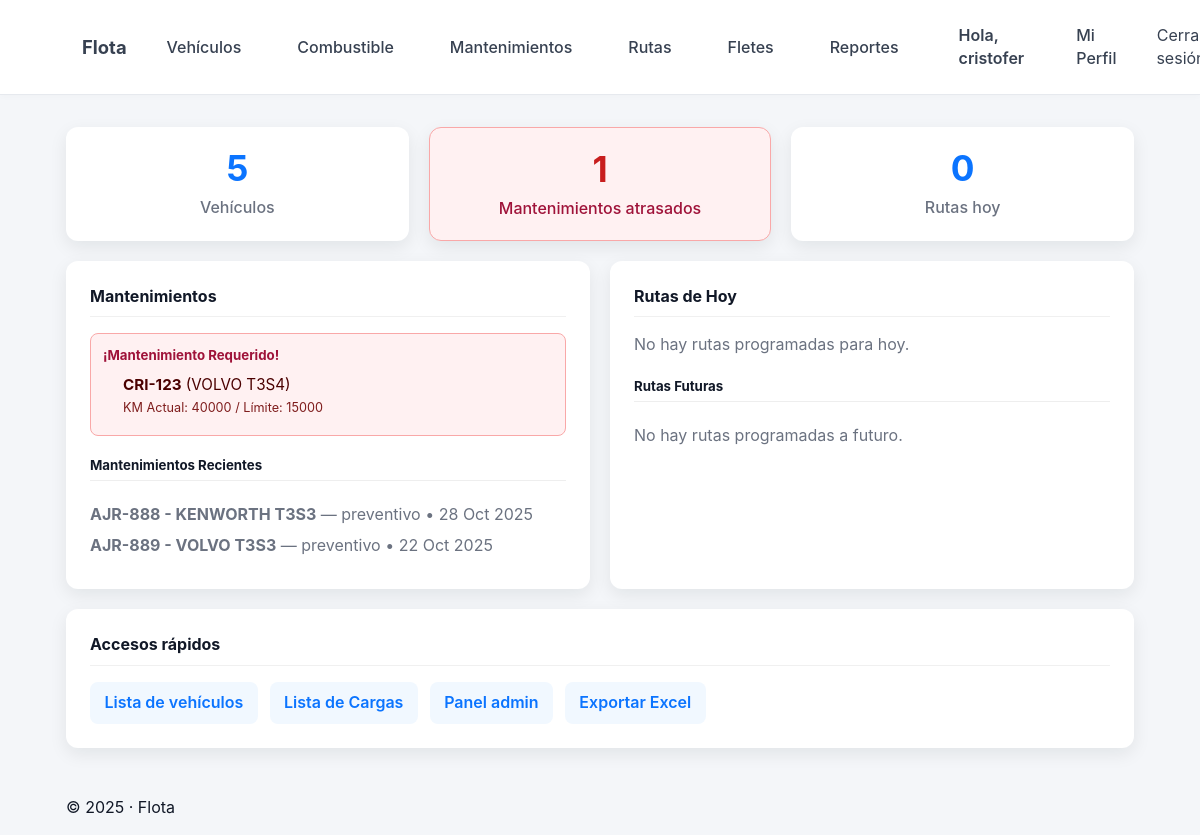
Page /dashboard/ (signed in) on the committed database.
### vehiculos/models.py (models this page shows, shortened)
class Vehiculo(models.Model):
    placa = models.CharField(max_length=50, unique=True)
    marca = models.CharField(max_length=50, blank=True, default='')
    modelo = models.CharField(max_length=50, blank=True, default='')
    anio = models.IntegerField(null=True, blank=True)
    combustible_tipo = models.CharField(max_length=30, blank=True, default='')
    kilometraje = models.IntegerField(default=0) # Odómetro actual
    activo = models.BooleanField(default=True)
    chofer_asignado = models.ForeignKey(
        'Perfil',
        null=True,
        blank=True,
        on_delete=models.SET_NULL,
        related_name='vehiculos'
    )
    km_para_mantenimiento = models.IntegerField(
        null=True, blank=True,
        default=5000,
        help_text="Intervalo de KM para el próximo mantenimiento (ej: 5000)"
    )
    km_proximo_mantenimiento = models.IntegerField(
        null=True, blank=True,
        default=5000,
        help_text="Odómetro del próximo mantenimiento (ej: 150000)"
    )
    mantenimiento_requerido = models.BooleanField(
        default=False,
        help_text="Marcar si el vehículo ha pasado su KM de mantenimiento"
    )
    def __str__(self):
        return f"{self.placa} - {self.marca} {self.modelo}"
    class Meta:
        indexes = [
            models.Index(fields=['chofer_asignado']),
        ]

class Mantenimiento(models.Model):
    TIPOS_CHOICES = [
        ('preventivo', 'Preventivo'),
        ('correctivo', 'Correctivo'),
        ('otros', 'Otros'),
    ]
    vehiculo = models.ForeignKey(Vehiculo, on_delete=models.CASCADE, related_name='mantenimientos')
    fecha = models.DateField(default=timezone.now)
    odometro = models.IntegerField(null=True, blank=True, help_text="El kilometraje del vehículo CUANDO se hizo el mantenimiento")
    titulo = models.CharField(max_length=200, default='Mantenimiento')
    tipo = models.CharField(max_length=50, choices=TIPOS_CHOICES, default='preventivo')
    notas = models.TextField(blank=True, default='')
    costo = models.DecimalField(max_digits=10, decimal_places=2, null=True, blank=True, default=0.00)
    realizado_por = models.CharField(max_length=200, blank=True, default='')
    resetea_odometro = models.BooleanField(default=True, help_text="Marcar si este mantenimiento resetea el contador de KM")
    items_usados = models.ManyToManyField(
        Inventario,
        through=DetalleMantenimiento, # Le decimos que use nuestro modelo "intermediario"
        related_name='mantenimientos_asociados'
    )

### vehiculos/views.py (the view)
# urls.py: path('', RedirectView.as_view(pattern_name='vehiculos:dashboard', permanent=False)),
@login_required
def dashboard(request):
    user = request.user; perfil = getattr(user, 'perfil', None); hoy = date.today()
    if user.is_staff:
        vehiculos_qs = Vehiculo.objects.all(); mantenimientos_qs = Mantenimiento.objects.all(); rutas_qs = Ruta.objects.all()
    elif perfil:
        vehiculos_qs = Vehiculo.objects.filter(chofer_asignado=perfil); mantenimientos_qs = Mantenimiento.objects.filter(vehiculo__in=vehiculos_qs); rutas_qs = Ruta.objects.filter(chofer=perfil)
    else: vehiculos_qs, mantenimientos_qs, rutas_qs = [qs.none() for qs in (Vehiculo.objects, Mantenimiento.objects, Ruta.objects)]
    try: vehiculos_count = vehiculos_qs.count()
    except Exception: vehiculos_count = 0
    try: ultimos_mantenimientos = mantenimientos_qs.select_related('vehiculo').order_by('-fecha')[:5]
    except Exception: ultimos_mantenimientos = []
    try:
        rutas_hoy_qs = rutas_qs.filter(fecha=hoy, status__in=[Ruta.STATUS_PROGRAMADA, Ruta.STATUS_EN_CURSO])
        rutas_hoy_count = rutas_hoy_qs.count()
        rutas_futuras = rutas_qs.filter(fecha__gt=hoy, status=Ruta.STATUS_PROGRAMADA).order_by('fecha')[:5]
    except Exception: rutas_hoy_qs, rutas_hoy_count, rutas_futuras = [], 0, []
    try:
        vehiculos_con_mantenimiento = vehiculos_qs.filter(mantenimiento_requerido=True)
        mantenimientos_pendientes = vehiculos_con_mantenimiento.count()
    except Exception: mantenimientos_pendientes, vehiculos_con_mantenimiento = 0, []
    context = {
        'user': user,
        'vehiculos_count': vehiculos_count,
        'ultimos_mantenimientos': ultimos_mantenimientos,
        'rutas_hoy': rutas_hoy_qs,
        'rutas_hoy_count': rutas_hoy_count,
        'rutas_futuras': rutas_futuras,
        'mantenimientos_pendientes': mantenimientos_pendientes,
        'vehiculos_con_mantenimiento': vehiculos_con_mantenimiento,
        'hoy': hoy,
    }
    return render(request, 'vehiculos/dashboard.html', context)

### vehiculos/templates/vehiculos/dashboard.html (shortened to what this page needs)
{% extends "base.html" %}
{% load static %}
{% block content %}
<div class="dashboard">
  {% if request.user.is_staff or request.user.perfil.rol != 'chofer' %}
    <div class="dashboard-kpis is-admin"> <div class="stat-card">
        <h3>{{ vehiculos_count|default:0 }}</h3>
        <p>Vehículos</p>
      </div>
      <div class="stat-card {% if mantenimientos_pendientes > 0 %}stat-card-danger{% endif %}">
        <h3>{{ mantenimientos_pendientes|default:0 }}</h3>
        <p>Mantenimientos atrasados</p>
      </div>
      <div class="stat-card">
        <h3>{{ rutas_hoy_count|default:0 }}</h3>
        <p>Rutas hoy</p>
      </div>
    </div>
    <section class="tiles is-admin"> <article class="tile">
        <h4>Mantenimientos</h4>
        {% if vehiculos_con_mantenimiento %}
          <div class="alerta-mantenimiento">
            <h5>¡Mantenimiento Requerido!</h5>
            <ul>
              {% for v in vehiculos_con_mantenimiento %}
                <li>
                  <strong>{{ v.placa }}</strong> ({{ v.marca }} {{ v.modelo }})
                  <br>
                  <small>KM Actual: {{ v.kilometraje }} / Límite: {{ v.km_proximo_mantenimiento }}</small>
                </li>
              {% endfor %}
            </ul>
          </div>
        {% endif %}
        <h5 style="margin-top: 20px; border-bottom: 1px solid #eee; padding-bottom: 5px;">Mantenimientos Recientes</h5>
        <ul>
          {% for m in ultimos_mantenimientos %}
            <li><strong>{{ m.vehiculo }}</strong> — {{ m.tipo }} • {{ m.fecha|date:"d M Y" }}</li>
          {% empty %}
            <li>No hay mantenimientos recientes.</li>
          {% endfor %}
        </ul>
      </article>
      <article class="tile">
        <h4>Rutas de Hoy</h4>
        <ul>
          {% for r in rutas_hoy %}
            <li class="ruta-item">
              <div class="ruta-info">
                <strong>{{ r.titulo }}</strong>
                <small>{{ r.origen|default:"N/A" }} → {{ r.destino|default:"N/A" }} ({{ r.vehiculo.placa }})</small>
              </div>
              <div class="ruta-accion">
                {% if r.status == r.STATUS_PROGRAMADA or r.status == 'programada' %}
                  <form action="{% url 'vehiculos:iniciar_ruta' r.pk %}" method="POST" style="display:inline;">
                    {% csrf_token %}
                    <button type="submit" class="btn-ruta btn-ruta-start">▶ Iniciar</button>
                  </form>
                {% elif r.status == r.STATUS_EN_CURSO or r.status == 'en_curso' %}
                  <form action="{% url 'vehiculos:completar_ruta' r.pk %}" method="POST" style="display:inline;">
                    {% csrf_token %}
                    <button type="submit" class="btn-ruta btn-ruta-complete">✔ Completar</button>
                  </form>
                {% endif %}
              </div>
            </li>
          {% empty %}
            <li>No hay rutas programadas para hoy.</li>
          {% endfor %}
        </ul>
        <h5 style="margin-top: 20px; border-bottom: 1px solid #eee; padding-bottom: 5px;">Rutas Futuras</h5>
        <ul>
          {% for r in rutas_futuras %}
             <li class="ruta-item">
               <div class="ruta-info">
                 <strong>{{ r.titulo }}</strong>
                 <small>{{ r.fecha|date:"d M Y" }} ({{ r.vehiculo.placa }})</small>
               </div>
             </li>
          {% empty %}
            <li>No hay rutas programadas a futuro.</li>
          {% endfor %}
        </ul>
      </article>
      <article class="tile wide">
        <h4>Accesos rápidos</h4>
        <div class="quick-grid">
          <a class="quick" href="{% url 'vehiculos:listar_vehiculos' %}">Lista de vehículos</a>
          <a class="quick" href="{% url 'vehiculos:lista_cargas' %}">Lista de Cargas</a>
          {% if user.is_staff %}
            <a class="quick" href="{% url 'admin:index' %}">Panel admin</a>
            <a class="quick" href="{% url 'vehiculos:exportar_excel' %}">Exportar Excel</a>
          {% endif %}
        </div>
      </article>
    </section>
  {% endif %}
  </div>
{% endblock %}

### vehiculos/templates/base.html (shortened to what this page needs)
{% load static %}
<!doctype html>
<html lang="es">
<head>
  <link rel="stylesheet" href="{% static 'css/styles.css' %}">
</head>
<body>
  <header class="topbar">
    <div class="container topbar-inner">
      <nav>
        <a class="brand" href="{% url 'vehiculos:dashboard' %}">Flota</a>
        {% if user.is_authenticated %}
          {% with view_name=request.resolver_match.url_name %}
            <a class="nav-link {% if view_name == 'listar_vehiculos' or view_name == 'agregar_vehiculo' or view_name == 'detalle_vehiculo' or view_name == 'editar_vehiculo' %}active{% endif %}"
               href="{% url 'vehiculos:listar_vehiculos' %}">Vehículos</a>
            <a class="nav-link {% if view_name == 'lista_cargas' or view_name == 'nueva_carga' or view_name == 'detalle_carga' %}active{% endif %}"
               href="{% url 'vehiculos:lista_cargas' %}">Combustible</a>
            {% if request.user.is_staff or request.user.perfil.rol != 'chofer' %}
              <a class="nav-link {% if view_name == 'lista_mantenimientos' or view_name == 'registrar_mantenimiento' or view_name == 'detalle_mantenimiento' %}active{% endif %}"
                 href="{% url 'vehiculos:lista_mantenimientos' %}">Mantenimientos</a>
            {% endif %}
            <a class="nav-link {% if view_name == 'lista_rutas' or view_name == 'planificar_ruta' or view_name == 'detalle_ruta' %}active{% endif %}"
               href="{% url 'vehiculos:lista_rutas' %}">Rutas</a>
            {% if request.user.is_staff or request.user.perfil.rol != 'chofer' %}
              <a class="nav-link {% if view_name == 'lista_fletes' or view_name == 'crear_flete' %}active{% endif %}"
                 href="{% url 'vehiculos:lista_fletes' %}">Fletes</a>
            {% endif %}
            {% if request.user.is_staff or request.user.perfil.rol != 'chofer' %}
              <a class="nav-link {% if view_name == 'reporte_consumo' %}active{% endif %}"
                 href="{% url 'vehiculos:reporte_consumo' %}">Reportes</a>
            {% endif %}
          </nav>
          <nav>
            <div class="user-block">
              <span class="user">Hola, {{ user.username }}</span>
              <a class="nav-link {% if view_name == 'mi_perfil' %}active{% endif %}"
                 href="{% url 'vehiculos:mi_perfil' %}">Mi Perfil</a>
              <form method="post" action="{% url 'logout' %}" style="display:inline;margin:0;">
                <button type="submit" class="logout-button">
                  Cerrar sesión
                </button>
              </form>
            </div>
          {% endwith %}
        {% else %}
          <a class="nav-link" href="{% url 'vehiculos:signup' %}">Registro</a>
          <a class="nav-link" href="{% url 'login' %}">Iniciar sesión</a>
        {% endif %}
      </nav>
    </div>
  </header>
  <main class="container">
    {% block content %}{% endblock %}
  </main>
  <footer class="footer">
    <div class="container">
      {% load tz %}
      {% timezone "America/Lima" %}
         &copy; {% now "Y" %} · Flota
      {% endtimezone %}
    </div>
  </footer>
</body>
</html>

### static/css/styles.css (style rules this page uses)
:root { --bg: #f4f6f9; --card: #ffffff; --muted: #6b7280; --primary: #0b74ff; --accent: #2b9af3; --radius: 12px; --container: 1100px; --shadow: 0 6px 18px rgba(12, 20, 30, 0.08); --glass: linear-gradient(180deg, rgba(255, 255, 255, 0.9), rgba(250, 250, 250, 0.9)); }
* { box-sizing: border-box; }
body { margin: 0; font-family: Inter, "Segoe UI", Roboto, Arial, sans-serif; background: var(--bg); color: #111827; -webkit-font-smoothing: antialiased; -moz-osx-font-smoothing: grayscale; line-height: 1.45; }
.container { max-width: var(--container); margin: 0 auto; padding: 1rem; }
.topbar { background: #fff; border-bottom: 1px solid #e6e9ee; box-shadow: 0 2px 6px rgba(8, 10, 20, 0.02); }
.topbar .container, .topbar-inner { display: flex; align-items: center; justify-content: space-between; gap: 1rem; }
.brand { display: inline-block; font-weight: 700; font-size: 1.15rem; color: var(--primary); text-decoration: none; }
.topbar nav { display: flex; align-items: center; gap: 0.75rem; }
.topbar nav a, .topbar nav .user { margin-left: 1rem; color: #374151; text-decoration: none; display: inline-block; }
.nav-link { color: #374151; text-decoration: none; padding: 0.35rem 0.6rem; border-radius: 8px; }
.topbar .user { color: #374151; font-weight: 600; }
.dashboard { padding: 1rem 0; }
.stat-card { background: var(--card); padding: 1rem; border-radius: 12px; box-shadow: var(--shadow); text-align: center; }
.stat-card h3 { margin: 0; font-size: 1.3rem; color: var(--primary); }
.stat-card p { margin: 0.3rem 0 0; color: var(--muted); font-size: 0.9rem; }
.tiles { display: grid; grid-template-columns: repeat(3, 1fr); gap: 1rem; }
.tile { background: var(--card); padding: 1rem; border-radius: 12px; box-shadow: var(--shadow); }
.tile.wide { grid-column: span 2; }
.tile h4 { margin-top: 0; margin-bottom: 0.5rem; }
.tile ul { margin: 0; padding-left: 1rem; color: var(--muted); }
.quick-grid { display: flex; gap: 0.5rem; flex-wrap: wrap; }
.quick { display: inline-block; padding: 0.5rem 0.8rem; border-radius: 8px; background: #f1f8ff; color: var(--primary); text-decoration: none; font-weight: 600; }

### vehiculos/templates/base.html (style rules this page uses)
:root { --primary-color: #0b74ff; --primary-color-text: #ffffff; --hover-bg: #f3f4f6; --text-color: #374151; --text-color-light: #6b7280; }
.topbar-inner { display: flex; justify-content: space-between; align-items: center; width: 100%; }
.topbar nav { display: flex; align-items: center; gap: 0.5rem; }
.topbar nav .nav-link { padding: 8px 16px; border-radius: 8px; text-decoration: none; font-weight: 500; color: var(--text-color); transition: background-color 0.2s ease, color 0.2s ease; }
.user-block { display: flex; align-items: center; gap: 0.5rem; margin-left: auto; }
.user-block .user { font-weight: 600; color: var(--text-color); padding: 8px 12px; }
.logout-button { padding: 8px 16px; border-radius: 8px; font-weight: 500; color: var(--text-color); background: none; border: none; cursor: pointer; font: inherit; text-decoration: none; transition: background-color 0.2s ease, color 0.2s ease; }

### rows in the picture
Vehiculo: placa "CRI-123", marca "VOLVO", modelo "T3S4", kilometraje "40000", km_proximo_mantenimiento "15000"
Mantenimiento: vehiculo "AJR-888 - KENWORTH T3S3", tipo "preventivo", fecha "28 Oct 2025"
Mantenimiento: vehiculo "AJR-889 - VOLVO T3S3", tipo "preventivo", fecha "22 Oct 2025"

### other values in the picture
{{ user.username }} "cristofer"
{{ vehiculos_count|default:0 }} "5"
{{ mantenimientos_pendientes|default:0 }} "1"
{{ rutas_hoy_count|default:0 }} "0"
